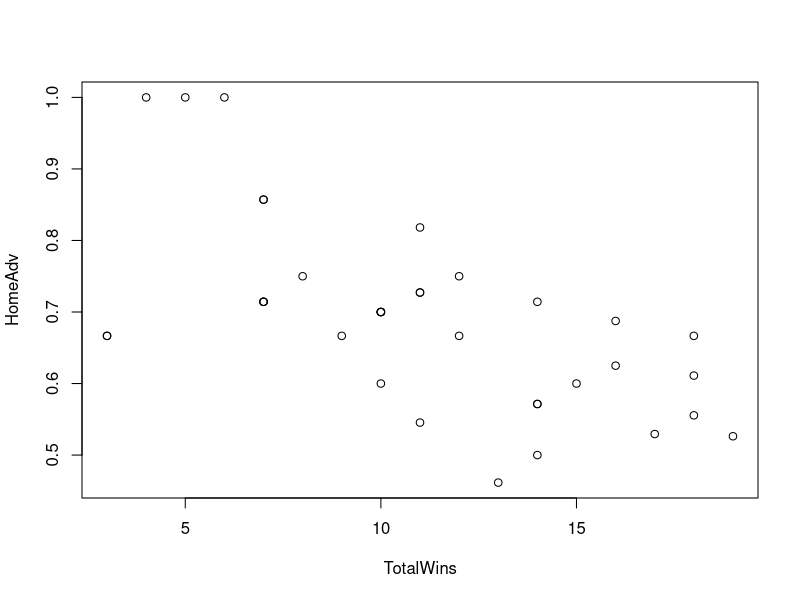

R code for this plot:
#### SET UP ####
setwd("C:/Users/tompo/OneDrive/Documents/Tom Potter/EMC 3")

Results1516 <- read.csv("Results_2015-16.csv")
Results1617 <- read.csv("Results_2016-17.csv")
Results1718 <- read.csv("Results_2017-18.csv")

##### IMPACT OF HOME ADVANTAGE PER TEAM #####
HomeAdv <- c()
TotalWins <- c()

for (team in unique(Results1516$HomeTeam)){
    HomeAdv <- append(HomeAdv, length(which(Results1516$HomeTeam == team & Results1516$HomeScore > Results1516$AwayScore)))
    HomeAdv[length(HomeAdv)] <- HomeAdv[length(HomeAdv)] / (HomeAdv[length(HomeAdv)] + length(which(Results1516$AwayTeam == team & Results1516$AwayScore > Results1516$HomeScore)))
    TotalWins <- append(TotalWins, length(which(Results1516$HomeTeam == team & Results1516$HomeScore > Results1516$AwayScore)) + length(which(Results1516$AwayTeam == team & Results1516$AwayScore > Results1516$HomeScore)))
}

for (team in unique(Results1617$HomeTeam)){
    HomeAdv <- append(HomeAdv, length(which(Results1617$HomeTeam == team & Results1617$HomeScore > Results1617$AwayScore)))
    HomeAdv[length(HomeAdv)] <- HomeAdv[length(HomeAdv)] / (HomeAdv[length(HomeAdv)] + length(which(Results1617$AwayTeam == team & Results1617$AwayScore > Results1617$HomeScore)))
    TotalWins <- append(TotalWins, length(which(Results1617$HomeTeam == team & Results1617$HomeScore > Results1617$AwayScore)) + length(which(Results1617$AwayTeam == team & Results1617$AwayScore > Results1617$HomeScore)))
}

for (team in unique(Results1718$HomeTeam)){
    HomeAdv <- append(HomeAdv, length(which(Results1718$HomeTeam == team & Results1718$HomeScore > Results1718$AwayScore)))
    HomeAdv[length(HomeAdv)] <- HomeAdv[length(HomeAdv)] / (HomeAdv[length(HomeAdv)] + length(which(Results1718$AwayTeam == team & Results1718$AwayScore > Results1718$HomeScore)))
    TotalWins <- append(TotalWins, length(which(Results1718$HomeTeam == team & Results1718$HomeScore > Results1718$AwayScore)) + length(which(Results1718$AwayTeam == team & Results1718$AwayScore > Results1718$HomeScore)))
}

plot(TotalWins, HomeAdv)

# Work out how much correlation (pmmc pg 81 in stats textbook)

Correlation <- cor(TotalWins, HomeAdv)

print(Correlation)